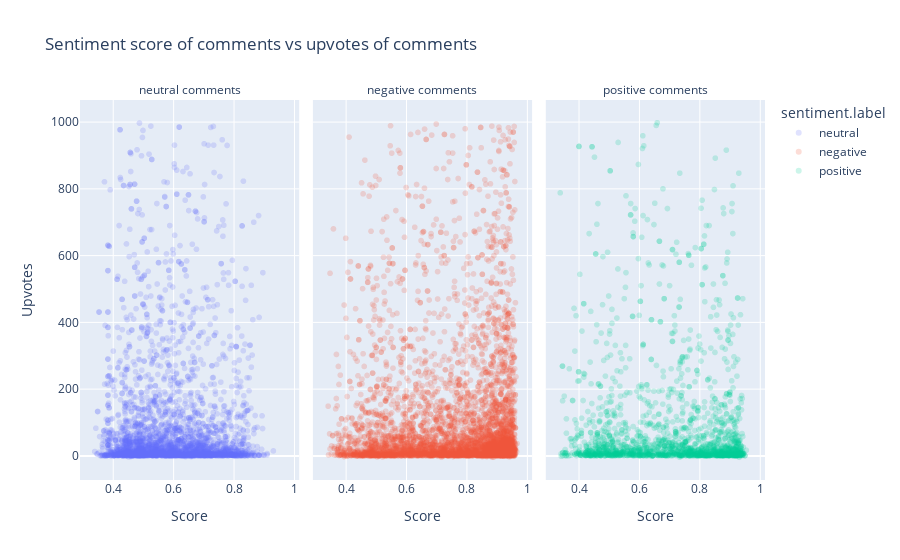

Notebook source saved alongside this figure:
### Markdown cell above
The scatters again do not show a clear structure or correlation. Lets see if we can see some more correlation when only looking at the a more narrow range of upvotes.

### Code cell
cap = 1000

fig = px.scatter(comments_df[comments_df["upvotes"] < cap], x="sentiment.score", y="upvotes", color="sentiment.label", facet_col="sentiment.label",
                 title="Sentiment score of comments vs upvotes of comments",
                 labels={"sentiment.score": "Score", "upvotes": "Upvotes"},
                 opacity=0.2)
fig.for_each_annotation(lambda a: a.update(text=a.text.split("=")[-1]+ " comments"))
fig.show()

### Figure 1 — Plotly figure (JSON) as saved in the notebook; plotly's stock layout.template omitted (floating-point values rounded to 4 significant figures; data arrays with more than 128 entries replaced by an {"elided": "..."} marker saying what was removed)
{"data": [{"hovertemplate": "sentiment.label=neutral<br>Score=%{x}<br>Upvotes=%{y}<extra></extra>", "legendgroup": "neutral", "marker": {"color": "#636efa", "opacity": 0.2, "symbol": "circle"}, "mode": "markers", "name": "neutral", "showlegend": true, "type": "scattergl", "x": {"elided": "3212 float values"}, "xaxis": "x", "y": {"elided": "3212 int values"}, "yaxis": "y"}, {"hovertemplate": "sentiment.label=negative<br>Score=%{x}<br>Upvotes=%{y}<extra></extra>", "legendgroup": "negative", "marker": {"color": "#EF553B", "opacity": 0.2, "symbol": "circle"}, "mode": "markers", "name": "negative", "showlegend": true, "type": "scattergl", "x": {"elided": "4711 float values"}, "xaxis": "x2", "y": {"elided": "4711 int values"}, "yaxis": "y2"}, {"hovertemplate": "sentiment.label=positive<br>Score=%{x}<br>Upvotes=%{y}<extra></extra>", "legendgroup": "positive", "marker": {"color": "#00cc96", "opacity": 0.2, "symbol": "circle"}, "mode": "markers", "name": "positive", "showlegend": true, "type": "scattergl", "x": {"elided": "1896 float values"}, "xaxis": "x3", "y": {"elided": "1896 int values"}, "yaxis": "y3"}], "layout": {"annotations": [{"font": {}, "showarrow": false, "text": "neutral comments", "x": 0.16, "xanchor": "center", "xref": "paper", "y": 1, "yanchor": "bottom", "yref": "paper"}, {"font": {}, "showarrow": false, "text": "negative comments", "x": 0.5, "xanchor": "center", "xref": "paper", "y": 1, "yanchor": "bottom", "yref": "paper"}, {"font": {}, "showarrow": false, "text": "positive comments", "x": 0.84, "xanchor": "center", "xref": "paper", "y": 1, "yanchor": "bottom", "yref": "paper"}], "legend": {"title": {"text": "sentiment.label"}, "tracegroupgap": 0}, "title": {"text": "Sentiment score of comments vs upvotes of comments"}, "xaxis": {"anchor": "y", "domain": [0, 0.32], "title": {"text": "Score"}}, "xaxis2": {"anchor": "y2", "domain": [0.34, 0.66], "matches": "x", "title": {"text": "Score"}}, "xaxis3": {"anchor": "y3", "domain": [0.68, 1.0], "matches": "x", "title": {"text": "Score"}}, "yaxis": {"anchor": "x", "domain": [0, 1], "title": {"text": "Upvotes"}}, "yaxis2": {"anchor": "x2", "domain": [0, 1], "matches": "y", "showticklabels": false}, "yaxis3": {"anchor": "x3", "domain": [0, 1], "matches": "y", "showticklabels": false}}}
